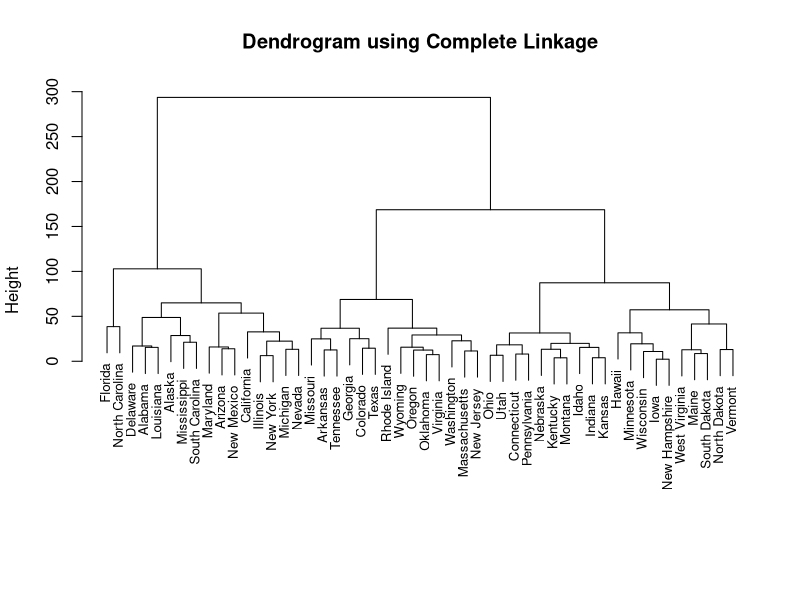
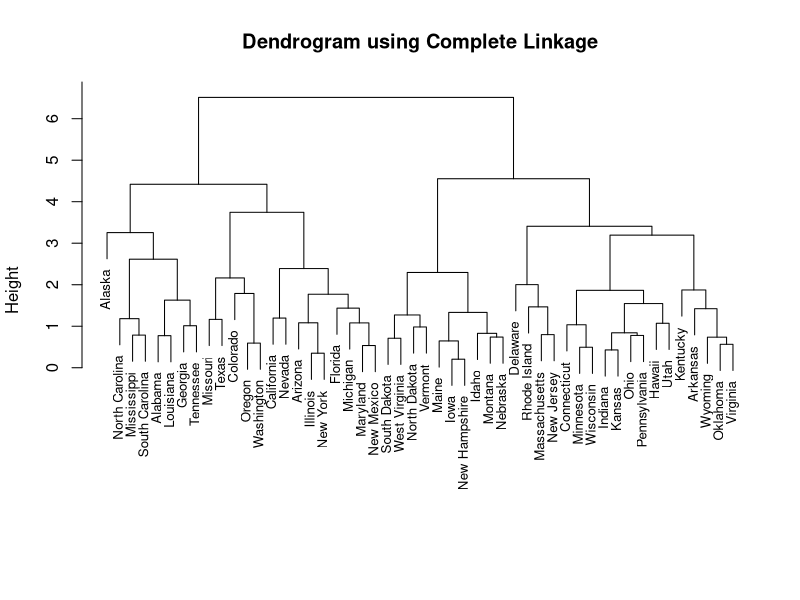

These figures' R source, in order:
## ---- chunk 1
data("USArrests")
head(USArrests)
## ---- chunk 2
hc.complete <- hclust(dist(USArrests), method = "complete")
plot(hc.complete, main = "Dendrogram using Complete Linkage", xlab ="", sub = "", cex =0.8)
## ---- chunk 3
clusters <- cutree(hc.complete,3)  # cuts the dendrogram to get 3 clusters
USArrests$Cluster <- clusters# adds a column to the table
clusters
head(USArrests)
## ---- chunk 4
# Scaling the data to have mean 0 and standard deviation 1
scaled_USArrests <- scale(USArrests)
hc.complete_sc = hclust(dist(scaled_USArrests), method = "complete")
plot(hc.complete_sc, main ="Dendrogram using Complete Linkage", xlab = "", sub = "", cex = 0.8)
## ---- chunk 5
clusters_sc <- cutree(hc.complete_sc,3)
USArrests$Cluster <- clusters_sc
clusters_sc
head(USArrests)
